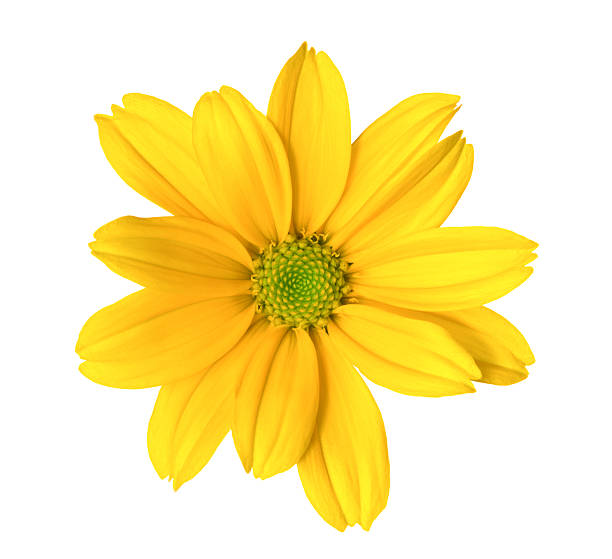
#> input picture 5.0 image vision/a.JPG, 612 x 559 px, found by its file name
$ jupyter execute shift_image.ipynb
#> lines starting #> are read from the running program, lines starting #| are printed output that depends on the picture
[cell 1]
import cv2
import numpy as np

# Load an image
image = cv2.imread('a.jpg')
#> image is the input picture: shape (559, 612, 3); mean B, G, R 163.6, 233.1, 250.7
# Create the translation matrix
translation_matrix = np.float32([[1, 0, 50], [0, 1, 50]])

# Apply the translation to the image
shifted_image = cv2.warpAffine(image, translation_matrix, (image.shape[1], image.shape[0]))
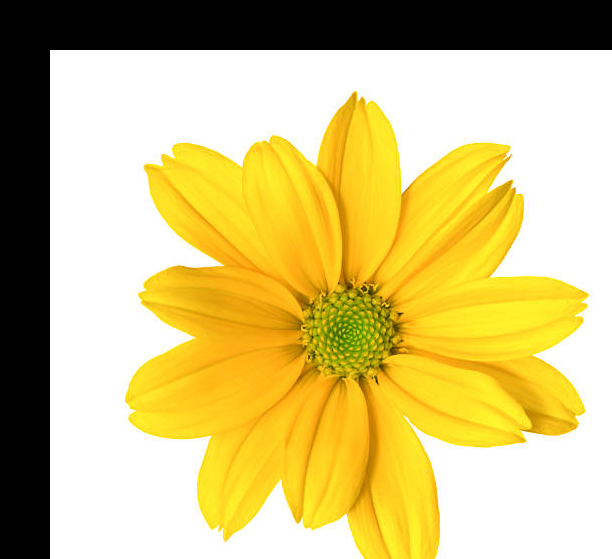
#> shifted_image: shape (559, 612, 3); mean B, G, R 122.5, 191.4, 209

# Display the shifted image
cv2.imshow('Shifted Image', shifted_image)
cv2.waitKey(0)
cv2.destroyAllWindows()
